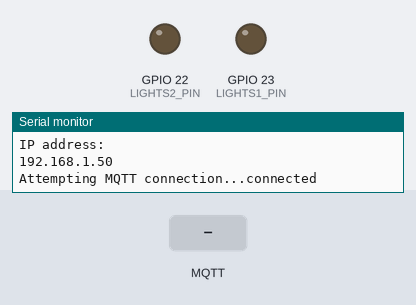
The sketch below on a simulated ESP32. On the bench: output pins drawn as LEDs (lit = HIGH), the last lines printed to the serial monitor. The test bench sets the inputs (shaded band). WiFi joins after 1.5 s; servers stay silent unless stated; no MQTT or app messages arrive unless stated.

Above: at 3.2 s.
3.3 s: MQTT message "5" arrives on the first subscribed topic
At 4.5 s:
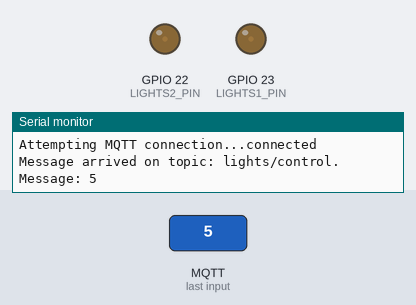
4.8 s: MQTT message "90" arrives on the first subscribed topic
At 5.6 s:
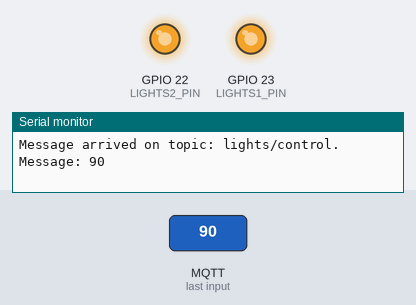
6.3 s: MQTT message "lights/control" arrives on the first subscribed topic
At 6.7 s:
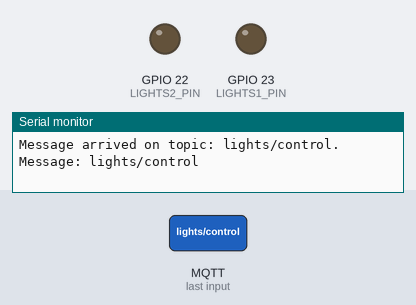
Timing chart, 0 to 9.3 s (numbered marks = the images above; inputs shaded):
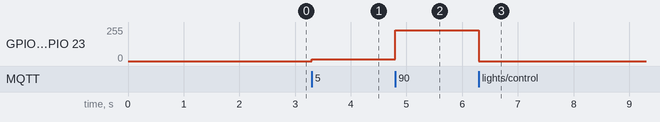

The sketch:

lights.ino
```cpp
/**********************************/
/*        ISEP MESCC CSLAB        */
/*             Lights             */
/*  Group 4                       */
/*    -> Carlos Rijo - 1101626    */
/*    -> João Fernandes - 1221973 */
/*                                */
/**********************************/

// Import Libraries
#include <WiFi.h>
#include <PubSubClient.h>
#include <string.h>

// Define Pins
#define LIGHTS1_PIN 23
#define LIGHTS2_PIN 22

// Define Network Settings
const char *ssid = "group4";
const char *password = "1122334455";
// const char *ssid = "Vodafone-92FE43";
// const char *password = "2f6Mh95RKN";

WiFiClient lightsClient;
const char *host = "192.168.1.253";
PubSubClient client(lightsClient);

// Define variables
String deviceAddr = "";
char messageToSend[100];
long timestamp = 0;
int msg_rate = 2000;  // in milliseconds
unsigned long time_now = 0;
String officeID = "office1";
String actuatorType = "lights";
int intensity;

void setup() {
  Serial.begin(115200);  // BaudRate

  WiFi.begin(ssid, password);              // Begin Wifi service
  while (WiFi.status() != WL_CONNECTED) {  // Check if the device is connected to Network
    delay(2000);
    Serial.println("Connecting to WiFi");
  }
  Serial.print("WiFi connected to ");
  Serial.println(ssid);
  Serial.println("IP address: ");
  Serial.println(WiFi.localIP());
  client.setServer(host, 1883);
  client.setCallback(callback);

  deviceAddr = WiFi.macAddress();  // Get Device MAC Address

  pinMode(LIGHTS1_PIN, OUTPUT);
  pinMode(LIGHTS2_PIN, OUTPUT);
}

void callback(char *topic, byte *message, unsigned int length) {
  Serial.print("Message arrived on topic: ");
  Serial.print(topic);
  Serial.print(". Message: ");
  String messageLights;

  for (int i = 0; i < length; i++) {
    Serial.print((char)message[i]);
    messageLights += (char)message[i];
  }
  Serial.println();

  if (String(topic) == "lights/control") {
    intensity = messageLights.toInt();
    analogWrite(LIGHTS1_PIN, 255 * intensity / 100);
    analogWrite(LIGHTS2_PIN, 255 * intensity / 100);
  }
}

void reconnect() {
  // Loop until we're reconnected
  while (!client.connected()) {
    Serial.print("Attempting MQTT connection...");
    // Attempt to connect
    if (client.connect("lights")) {
      Serial.println("connected");
      // Subscribe
      client.subscribe("lights/control");
    } else {
      Serial.print("failed, rc=");
      Serial.print(client.state());
      Serial.println(" try again in 5 seconds");
      // Wait 5 seconds before retrying
      delay(5000);
    }
  }
}

void loop() {
  if (!client.connected()) {
    reconnect();
  }
  client.loop();

  int errorCode = 0;
  char lightsErrorString[8];

  dtostrf(errorCode, 1, 2, lightsErrorString);
  client.publish("lights/error", lightsErrorString);
}
```

Measured:
- after the input at 3.3 s, GPIO 22 (LIGHTS2_PIN), GPIO 23 (LIGHTS1_PIN): 0/255 → 12/255 at once
- after the input at 4.8 s, GPIO 22 (LIGHTS2_PIN), GPIO 23 (LIGHTS1_PIN): 12/255 → 229/255 at once
- after the input at 6.3 s, GPIO 22 (LIGHTS2_PIN), GPIO 23 (LIGHTS1_PIN): 229/255 → 0/255 at once
